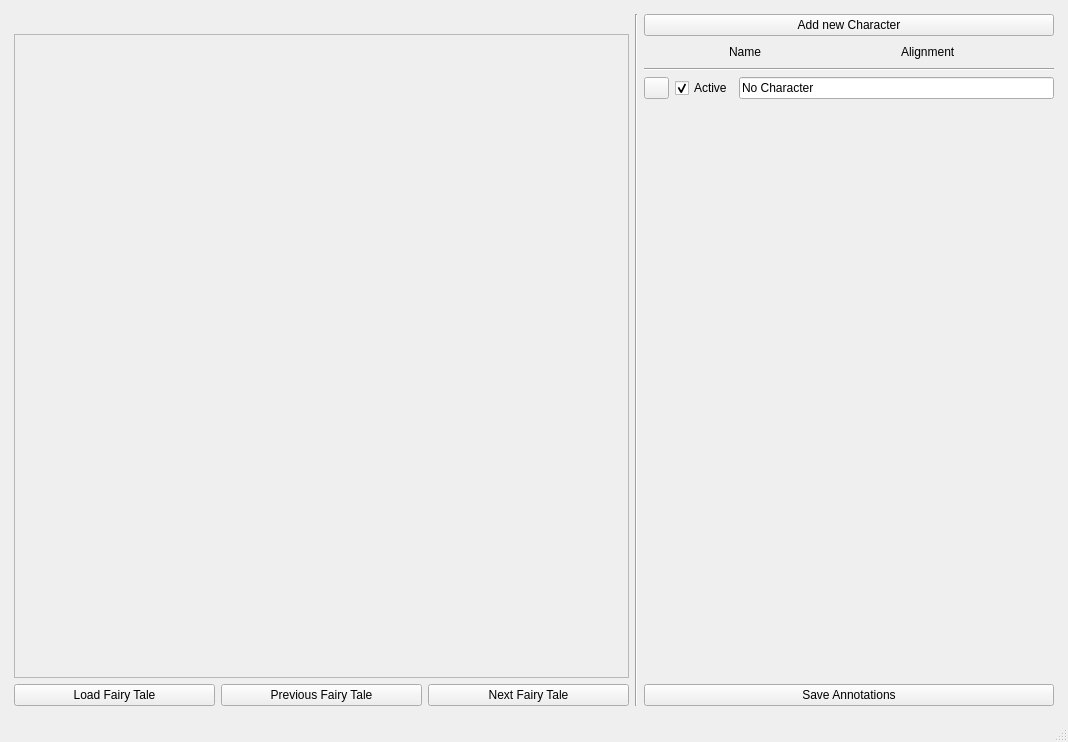
<?xml version="1.0" encoding="UTF-8"?>
<ui version="4.0">
 <class>MainWindow</class>
 <widget class="QMainWindow" name="MainWindow">
  <property name="geometry">
   <rect>
    <x>0</x>
    <y>0</y>
    <width>1068</width>
    <height>742</height>
   </rect>
  </property>
  <property name="windowTitle">
   <string>Fairy Tale Annotator</string>
  </property>
  <property name="locale">
   <locale language="English" country="Germany"/>
  </property>
  <widget class="QWidget" name="centralwidget">
   <layout class="QVBoxLayout" name="verticalLayout_3">
    <item>
     <layout class="QHBoxLayout" name="horizontalLayout" stretch="3,0,2">
      <property name="leftMargin">
       <number>5</number>
      </property>
      <property name="topMargin">
       <number>5</number>
      </property>
      <property name="rightMargin">
       <number>5</number>
      </property>
      <property name="bottomMargin">
       <number>5</number>
      </property>
      <item>
       <layout class="QVBoxLayout" name="verticalLayout_2">
        <item>
         <widget class="QLabel" name="filename">
          <property name="text">
           <string/>
          </property>
         </widget>
        </item>
        <item>
         <widget class="QScrollArea" name="fairy_tale_text">
          <property name="widgetResizable">
           <bool>true</bool>
          </property>
          <widget class="QWidget" name="textScrollArea">
           <property name="geometry">
            <rect>
             <x>0</x>
             <y>0</y>
             <width>611</width>
             <height>619</height>
            </rect>
           </property>
          </widget>
         </widget>
        </item>
        <item>
         <layout class="QHBoxLayout" name="horizontalLayout_2">
          <item>
           <widget class="QPushButton" name="load_fairy_tale">
            <property name="text">
             <string>Load Fairy Tale</string>
            </property>
           </widget>
          </item>
          <item>
           <widget class="QPushButton" name="previous_fairy_tale">
            <property name="text">
             <string>Previous Fairy Tale</string>
            </property>
           </widget>
          </item>
          <item>
           <widget class="QPushButton" name="next_fairy_tale">
            <property name="text">
             <string>Next Fairy Tale</string>
            </property>
           </widget>
          </item>
         </layout>
        </item>
       </layout>
      </item>
      <item>
       <widget class="Line" name="line">
        <property name="orientation">
         <enum>Qt::Vertical</enum>
        </property>
       </widget>
      </item>
      <item>
       <layout class="QVBoxLayout" name="verticalLayout">
        <item>
         <widget class="QPushButton" name="add_character">
          <property name="cursor">
           <cursorShape>ArrowCursor</cursorShape>
          </property>
          <property name="text">
           <string>Add new Character</string>
          </property>
         </widget>
        </item>
        <item>
         <widget class="QScrollArea" name="characters">
          <property name="acceptDrops">
           <bool>false</bool>
          </property>
          <property name="frameShape">
           <enum>QFrame::NoFrame</enum>
          </property>
          <property name="frameShadow">
           <enum>QFrame::Plain</enum>
          </property>
          <property name="widgetResizable">
           <bool>true</bool>
          </property>
          <widget class="QWidget" name="scrollAreaWidgetContents">
           <property name="geometry">
            <rect>
             <x>0</x>
             <y>0</y>
             <width>408</width>
             <height>642</height>
            </rect>
           </property>
           <layout class="QVBoxLayout" name="characters_layout">
            <property name="leftMargin">
             <number>0</number>
            </property>
            <property name="topMargin">
             <number>0</number>
            </property>
            <property name="rightMargin">
             <number>0</number>
            </property>
            <property name="bottomMargin">
             <number>0</number>
            </property>
            <item>
             <layout class="QHBoxLayout" name="horizontalLayout_3" stretch="0,2,1,0">
              <item>
               <spacer name="horizontalSpacer_2">
                <property name="orientation">
                 <enum>Qt::Horizontal</enum>
                </property>
                <property name="sizeHint" stdset="0">
                 <size>
                  <width>85</width>
                  <height>20</height>
                 </size>
                </property>
               </spacer>
              </item>
              <item>
               <widget class="QLabel" name="name_label">
                <property name="text">
                 <string>Name</string>
                </property>
               </widget>
              </item>
              <item>
               <widget class="QLabel" name="alignment_label">
                <property name="maximumSize">
                 <size>
                  <width>100</width>
                  <height>16777215</height>
                 </size>
                </property>
                <property name="layoutDirection">
                 <enum>Qt::LeftToRight</enum>
                </property>
                <property name="text">
                 <string>Alignment</string>
                </property>
                <property name="alignment">
                 <set>Qt::AlignLeading|Qt::AlignLeft|Qt::AlignVCenter</set>
                </property>
               </widget>
              </item>
              <item>
               <spacer name="horizontalSpacer">
                <property name="orientation">
                 <enum>Qt::Horizontal</enum>
                </property>
                <property name="sizeType">
                 <enum>QSizePolicy::Fixed</enum>
                </property>
                <property name="sizeHint" stdset="0">
                 <size>
                  <width>70</width>
                  <height>20</height>
                 </size>
                </property>
               </spacer>
              </item>
             </layout>
            </item>
            <item>
             <widget class="Line" name="line_2">
              <property name="orientation">
               <enum>Qt::Horizontal</enum>
              </property>
             </widget>
            </item>
            <item>
             <layout class="QHBoxLayout" name="horizontalLayout_4">
              <item>
               <widget class="QPushButton" name="no_char_color">
                <property name="sizePolicy">
                 <sizepolicy hsizetype="Fixed" vsizetype="Fixed">
                  <horstretch>0</horstretch>
                  <verstretch>0</verstretch>
                 </sizepolicy>
                </property>
                <property name="minimumSize">
                 <size>
                  <width>25</width>
                  <height>0</height>
                 </size>
                </property>
                <property name="maximumSize">
                 <size>
                  <width>25</width>
                  <height>16777215</height>
                 </size>
                </property>
                <property name="text">
                 <string/>
                </property>
                <property name="checkable">
                 <bool>false</bool>
                </property>
                <property name="autoDefault">
                 <bool>false</bool>
                </property>
                <property name="default">
                 <bool>false</bool>
                </property>
                <property name="flat">
                 <bool>false</bool>
                </property>
               </widget>
              </item>
              <item>
               <widget class="QCheckBox" name="checkbox_no_char">
                <property name="text">
                 <string>Active</string>
                </property>
                <property name="checked">
                 <bool>true</bool>
                </property>
               </widget>
              </item>
              <item>
               <widget class="QLineEdit" name="lineEdit">
                <property name="text">
                 <string>No Character</string>
                </property>
                <property name="readOnly">
                 <bool>true</bool>
                </property>
               </widget>
              </item>
             </layout>
            </item>
            <item>
             <spacer name="verticalSpacer">
              <property name="orientation">
               <enum>Qt::Vertical</enum>
              </property>
              <property name="sizeHint" stdset="0">
               <size>
                <width>20</width>
                <height>40</height>
               </size>
              </property>
             </spacer>
            </item>
            <item>
             <widget class="QPushButton" name="save_annotations">
              <property name="text">
               <string>Save Annotations</string>
              </property>
             </widget>
            </item>
           </layout>
          </widget>
         </widget>
        </item>
       </layout>
      </item>
     </layout>
    </item>
   </layout>
  </widget>
  <widget class="QMenuBar" name="menubar">
   <property name="geometry">
    <rect>
     <x>0</x>
     <y>0</y>
     <width>1068</width>
     <height>21</height>
    </rect>
   </property>
  </widget>
  <widget class="QStatusBar" name="statusbar"/>
 </widget>
 <resources/>
 <connections/>
</ui>
